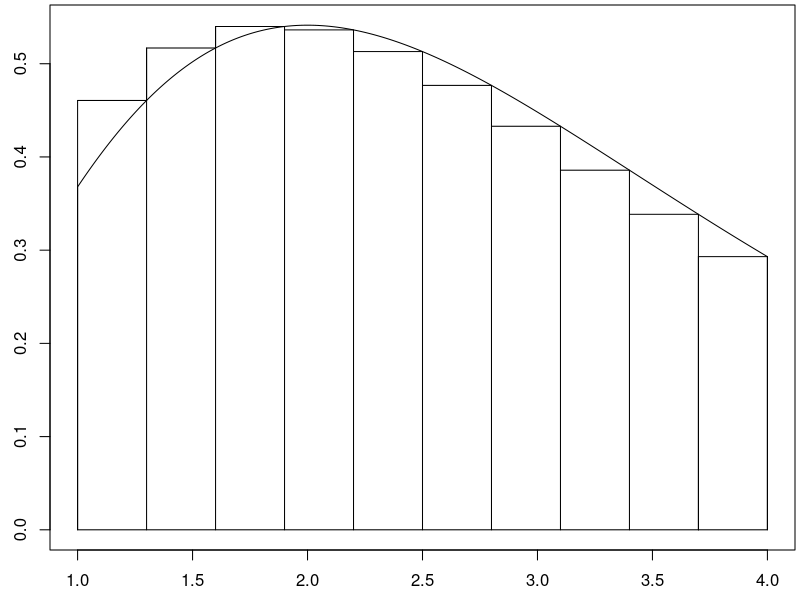
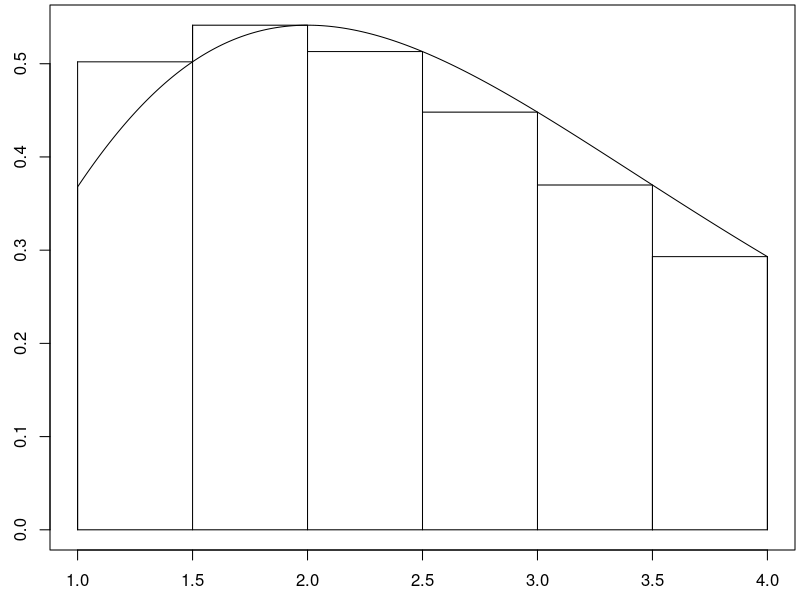
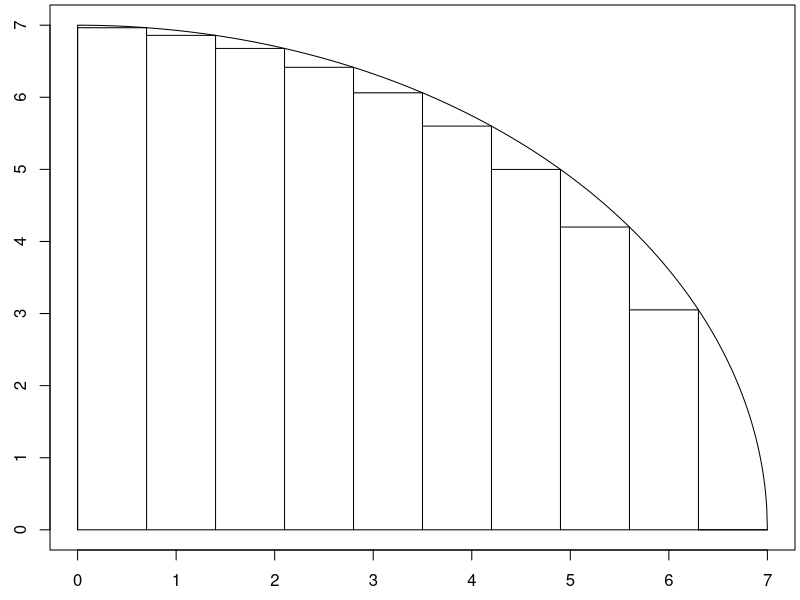

R code for these plots, in order:
draw_rect_approx <- function(f,a,b,num_rectangles, method = "mid"){
  n <- num_rectangles
  dx <- (b-a)/n
  x <- c(a,seq(a,b,dx/100),b,a)
  y <- c(0,f(seq(a,b,dx/100)),0,0)
  par(mar=c(2.5,2.5,0.25,0.25))
  plot(x,y,type = "l")
  
  if(method == "left"){
    xi <- seq(a+0*dx/2,b-dx/2,dx)
    lines(xi,f(xi),type = "h")
    lines(xi,f(xi),type = "s")
    lines(c(xi[n],xi[n]+dx),f(c(xi[n],xi[n])),type = "l")
    lines(c(xi[n],xi[n]+dx),f(c(xi[n],xi[n])),type = "h")
  }
  else if(method == "right"){
    xi <- seq(a+dx,b+dx/2,dx)
    lines(xi-dx,f(xi),type = "h")
    lines(xi-dx,f(xi),type = "s")
    lines(c(xi[n]-dx,xi[n]),f(c(xi[n],xi[n])),type = "l")
    lines(c(xi[n]-dx,xi[n]),f(c(xi[n],xi[n])),type = "h")
  } 
  else{#Use midpoint
    xi <- seq(a+dx/2,b,dx)
    lines(xi-dx/2,f(xi),type = "h")
    lines(xi-dx/2,f(xi),type = "s")
    lines(c(xi[n]-dx/2,xi[n]+dx/2),f(c(xi[n],xi[n])),type = "l")
    lines(c(xi[n]-dx/2,xi[n]+dx/2),f(c(xi[n],xi[n])),type = "h")
  }
}

g <- function(x){x^2*exp(-x)}
a <- 1
b <- 4
n <- 10
draw_rect_approx(g,a,b,n,method = "right")
dx <- (b-a)/n
dx
xi <- seq(a+dx,b,dx)  #Can you tell what part of this line of code has us use right endpoints?
data.frame(right_point = xi, function_at_xi = g(xi), area_i = g(xi)*dx)
c(riemann_sum_using_right_endpoints = sum(g(xi)*dx))

k = 1/ 1.363191




g <- function(x){x^2*exp(-x)}
a <- 1
b <- 4
n <- 6
draw_rect_approx(g,a,b,n,method = "right")
dx <- (b-a)/n
xi <- seq(a+dx,b,dx)  #Can you tell what part of this line of code has us use right endpoints?
data.frame(right_point = xi, function_at_xi = g(xi), area_i = g(xi)*dx)
c(riemann_sum_using_right_endpoints = sum(g(xi)*dx))



g <- function(x){x*k*x^2*exp(-x)}
a <- 1
b <- 4
n <- 1000
dx <- (b-a)/n
dx
xi <- seq(a+dx,b,dx)  #Can you tell what part of this line of code has us use right endpoints?
c(riemann_sum_using_right_endpoints = sum(g(xi)*dx))


g <- function(x){(x-2.410855)^2*k*x^2*exp(-x)}
a <- 1
b <- 4
n <- 1000
dx <- (b-a)/n
dx
xi <- seq(a+dx,b,dx)  #Can you tell what part of this line of code has us use right endpoints?
c(riemann_sum_using_right_endpoints = sum(g(xi)*dx))
  

g <- function(x){sqrt(49-x^2)}
a <- 0
b <- 7
n <- 10
draw_rect_approx(g,a,b,n,method = "right")
dx <- (b-a)/n
xi <- seq(a+dx,b,dx)  
c(riemann_sum_using_right_endpoints = sum(g(xi)*dx))

n <- 10000
dx <- (b-a)/n
xi <- seq(a+dx,b,dx)  
c(riemann_sum_using_right_endpoints = sum(g(xi)*dx))
A <- sum(g(xi)*dx)
A
k <- 1/A

f <- function(x){k*g(x)}
n <- 10000
dx <- (b-a)/n
xi <- seq(a+dx,b,dx)  
sum(f(xi)*dx)

EV <- sum(xi*f(xi)*dx)
EV

Var <- sum((xi-EV)^2*f(xi)*dx)
Var

